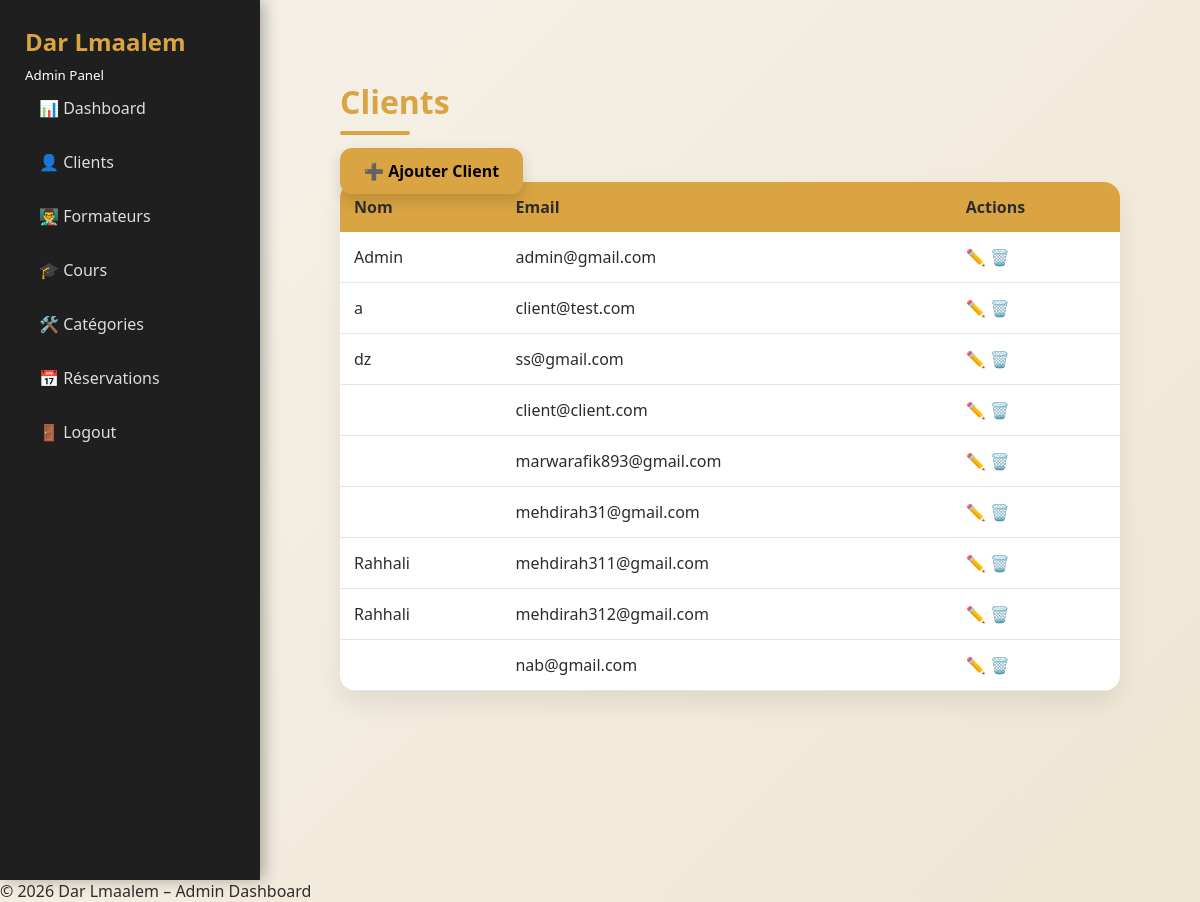
The page /public/index.php?page=admin-clients (signed in) on the database its author committed.
### tables this page shows
CREATE TABLE `users` (
  `id` int(11) NOT NULL,
  `name` varchar(100) DEFAULT NULL,
  `email` varchar(100) DEFAULT NULL,
  `password` varchar(255) DEFAULT NULL,
  `created_at` timestamp NOT NULL DEFAULT current_timestamp(),
  `prenom` varchar(100) DEFAULT NULL,
  `telephone` varchar(20) DEFAULT NULL,
  `ville` varchar(100) DEFAULT NULL,
  `date_naissance` date DEFAULT NULL,
  `role` enum('admin','client','formateur') DEFAULT 'client'
);

### app/controllers/ClientController.php (called while the page is built, shortened)
<?php
require_once __DIR__ . '/../models/Client.php';
class ClientController {
    public function index() {
        $clients = Client::all();
        require __DIR__ . '/../views/admin/clients.php';
    }
}

### app/models/Client.php (called while the page is built, shortened)
<?php
class Client
{
    public static function all()
    {
        $db = Database::connection();
        $stmt = $db->query("SELECT * FROM users WHERE role='client'");
        return $stmt->fetchAll(PDO::FETCH_ASSOC);
    }
}

### app/views/admin/clients.php (the view)
<?php include __DIR__ . '/../layouts/admin_sidebar.php'; ?>
<div class="admin-container">
    <div class="admin-content">
        <h1>Clients</h1>
        <a href="index.php?page=client-create" class="btn-add">
            ➕ Ajouter Client
        </a>
        <table class="admin-table">
            <thead>
                <tr>
                    <th>Nom</th>
                    <th>Email</th>
                    <th>Actions</th>
                </tr>
            </thead>
            <tbody>
                <?php foreach ($clients as $client): ?>
                    <tr>
                        <td><?= $client['name'] ?></td>
                        <td><?= $client['email'] ?></td>
                        <td>
                            ✏️
                            🗑️
                        </td>
                    </tr>
                <?php endforeach; ?>
            </tbody>
        </table>
    </div>
</div>
<?php include __DIR__ . '/../layouts/admin_footer.php'; ?>

### public/assets/css/style.css (style rules this page uses)
* { margin: 0; padding: 0; box-sizing: border-box; font-family: "Segoe UI", Tahoma, Arial, sans-serif; transition: all .25s ease; }
body { background: linear-gradient(135deg, #f6f2e9, #efe6d3); color: #2c2c2c; }
:root { --primary: #d9a441; --primary-dark: #c8942f; --dark: #1f1f1f; --dark-2: #2a2a2a; --light: #ffffff; --gray: #e5e5e5; --muted: #777; --radius: 16px; --shadow: 0 12px 25px rgba(0,0,0,.08); --shadow-hover: 0 18px 35px rgba(0,0,0,.15); }
.admin-container { display: flex; min-height: 100vh; }
.admin-content { flex: 1; padding: 40px; animation: fadeIn .6s ease; }
.page-title, .admin-content h1 { font-size: 32px; color: var(--primary); margin-bottom: 25px; position: relative; }
.page-title::after, .admin-content h1::after { content: ""; width: 70px; height: 4px; background: var(--primary); display: block; margin-top: 8px; border-radius: 3px; }
.btn, button, .btn-add, .btn-back { background: var(--primary); color: #000; padding: 12px 24px; border-radius: 12px; border: none; font-weight: bold; cursor: pointer; box-shadow: 0 6px 15px rgba(0,0,0,.15); text-decoration: none; }
.admin-table, table { width: 100%; border-collapse: collapse; background: #fff; border-radius: var(--radius); overflow: hidden; box-shadow: var(--shadow); animation: fadeUp .5s ease; }
th { background: var(--primary); padding: 14px; text-align: left; }
td { padding: 14px; border-bottom: 1px solid var(--gray); }

### rows shown on the page
users: name "Admin", email "admin@gmail.com"
users: name "a", email "client@test.com"
users: name "dz", email "ss@gmail.com"
users: email "client@client.com"
users: email "marwarafik893@gmail.com"
users: email "mehdirah31@gmail.com"
users: name "Rahhali", email "mehdirah311@gmail.com"
users: name "Rahhali", email "mehdirah312@gmail.com"
users: email "nab@gmail.com"
